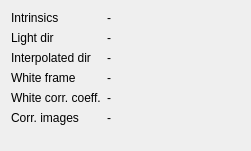
   <widget class="QWidget" name="layoutWidget">
    <property name="geometry">
     <rect>
      <x>341</x>
      <y>320</y>
      <width>251</width>
      <height>151</height>
     </rect>
    </property>
    <layout class="QFormLayout" name="formLayout_2">
     <item row="1" column="0">
      <widget class="QLabel" name="label_13">
       <property name="text">
        <string>Light dir</string>
       </property>
      </widget>
     </item>
     <item row="1" column="1">
      <widget class="QLabel" name="direLab">
       <property name="text">
        <string>-</string>
       </property>
      </widget>
     </item>
     <item row="2" column="0">
      <widget class="QLabel" name="label_14">
       <property name="text">
        <string>Interpolated dir</string>
       </property>
      </widget>
     </item>
     <item row="2" column="1">
      <widget class="QLabel" name="inteLab">
       <property name="text">
        <string>-</string>
       </property>
      </widget>
     </item>
     <item row="3" column="0">
      <widget class="QLabel" name="label_17">
       <property name="text">
        <string>White frame</string>
       </property>
      </widget>
     </item>
     <item row="3" column="1">
      <widget class="QLabel" name="whiteLab">
       <property name="text">
        <string>-</string>
       </property>
      </widget>
     </item>
     <item row="4" column="0">
      <widget class="QLabel" name="label_15">
       <property name="text">
        <string>White corr. coeff.</string>
       </property>
      </widget>
     </item>
     <item row="4" column="1">
      <widget class="QLabel" name="corrLab">
       <property name="text">
        <string>-</string>
       </property>
      </widget>
     </item>
     <item row="5" column="0">
      <widget class="QLabel" name="label_18">
       <property name="text">
        <string>Corr. images</string>
       </property>
      </widget>
     </item>
     <item row="5" column="1">
      <widget class="QLabel" name="savecLab">
       <property name="text">
        <string>-</string>
       </property>
      </widget>
     </item>
     <item row="0" column="0">
      <widget class="QLabel" name="label_2">
       <property name="text">
        <string>Intrinsics</string>
       </property>
      </widget>
     </item>
     <item row="0" column="1">
      <widget class="QLabel" name="intriLab">
       <property name="text">
        <string>-</string>
       </property>
      </widget>
     </item>
    </layout>
   </widget>
